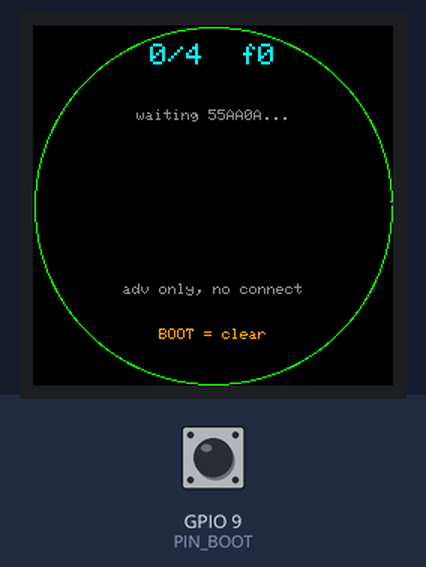
Bench run of a sketch on a simulated ESP32-S3. Shown: 240×240 colour display. The inputs (shaded band) are chosen by the test bench; at power-on: GPIO 9 (PIN_BOOT) HIGH. Nothing arrives over Bluetooth unless stated; what the sketch prints to the serial monitor is not drawn.

Above: at 0.6 s.

The sketch:

id3-tpms-adv.ino
```cpp
/*
 * id3-tpms-adv —— 纯广播解析版
 *
 * 通信格式：本项目实测整理
 *     scanRecord.getBytes() 前 7 字节 = 02 01 06 03 03 B0 FB
 *     voltage     = b[4] * 0.01 + 1.22
 *     pressure    = b[5] * 3.144 kPa ; 若 b[10]==1 → (b[5]+256)*3.144
 *     temperature = b[6] - 55
 *     state       = b[7]
 *     ID          = b[18] b[17] b[16]
 *
 * 因此：完全不需要连接，扫描广播即可。
 */

#define LGFX_USE_V1
#include <LovyanGFX.hpp>
#include <Arduino.h>
#include <BLEDevice.h>
#include <BLEScan.h>
#include <BLEAdvertisedDevice.h>

#define PIN_LCD_SCLK 6
#define PIN_LCD_MOSI 7
#define PIN_LCD_DC   2
#define PIN_LCD_CS   10
#define PIN_LCD_BL   3
#define PIN_BOOT     9

class LGFX : public lgfx::LGFX_Device {
  lgfx::Panel_GC9A01 _panel;
  lgfx::Bus_SPI      _bus;
  lgfx::Light_PWM    _light;
 public:
  LGFX() {
    { auto c = _bus.config();
      c.spi_host = SPI2_HOST; c.spi_mode = 0;
      c.freq_write = 40000000; c.freq_read = 16000000;
      c.pin_sclk = PIN_LCD_SCLK; c.pin_mosi = PIN_LCD_MOSI;
      c.pin_miso = -1; c.pin_dc = PIN_LCD_DC;
      _bus.config(c); _panel.setBus(&_bus); }
    { auto c = _panel.config();
      c.pin_cs = PIN_LCD_CS; c.pin_rst = -1;
      c.panel_width = 240; c.panel_height = 240;
      c.readable = false; c.invert = true; c.rgb_order = false;
      _panel.config(c); }
    { auto c = _light.config();
      c.pin_bl = PIN_LCD_BL; c.freq = 12000; c.pwm_channel = 0;
      _light.config(c); _panel.setLight(&_light); }
    setPanel(&_panel);
  }
};
static LGFX lcd;

struct W {
  bool has;
  char id[8];
  char mac[18];
  float kPa, tempC, volt;
  uint8_t state;
  int8_t rssi;
  uint32_t at;
  uint32_t cnt;
};
static W g_w[4];
static uint8_t g_nw = 0;
static uint32_t g_frames = 0;
static char g_lastHex[52] = {0};
static char g_lastId[8] = {0};

static void fitted(const char* s, int y, uint16_t fg, uint8_t size = 1) {
  const int R = 114;
  int dy = y + 3 - 120;
  int r2 = R * R - dy * dy;
  if (r2 <= 0) return;
  int half = (int)sqrt((double)r2);
  int maxChars = (half * 2 - 10) / (6 * size);
  if (maxChars <= 0) return;
  char buf[64];
  size_t n = strlen(s);
  if ((int)n > maxChars) n = (size_t)maxChars;
  if (n >= sizeof(buf)) n = sizeof(buf) - 1;
  memcpy(buf, s, n); buf[n] = 0;
  lcd.setTextDatum(textdatum_t::middle_center);
  lcd.setTextSize(size);
  lcd.setTextColor(fg, TFT_BLACK);
  lcd.drawString(buf, 120, y);
}

static void draw() {
  lcd.fillScreen(TFT_BLACK);
  lcd.drawArc(120, 120, 119, 119, 0, 359, g_nw ? 0x07E0 : 0xB01FE0);
  char h[20];
  snprintf(h, sizeof(h), "%u/%u  f%lu", g_nw, 4, (unsigned long)g_frames);
  fitted(h, 20, 0x07FF, 2);

  for (int i = 0; i < g_nw && i < 4; i++) {
    char l[36];
    float bar = g_w[i].kPa / 100.0f;
    snprintf(l, sizeof(l), "%s %.2fbar %.0fC", g_w[i].id, bar, g_w[i].tempC);
    uint16_t col = (bar < 2.0f) ? 0xF800 : (bar < 2.2f ? 0xFD20 : 0xFFFF);
    fitted(l, 46 + i * 15, col);
  }
  if (g_nw == 0) fitted("waiting 55AA0A...", 60, 0x8C71);

  if (g_lastHex[0]) { fitted(g_lastHex, 112, 0xFFE0); fitted(g_lastHex + 26, 126, 0xFFE0); }
  fitted("adv only, no connect", 176, 0x8C71);
  fitted("BOOT = clear", 206, 0xFD20);
}

static void handleAdv(const uint8_t* p, size_t n, const char* mac, int8_t rssi) {
  // 实测：前 7 字节必须是 02 01 06 03 03 B0 FB
  if (n < 26) return;
  if (!(p[0] == 0x02 && p[1] == 0x01 && p[2] == 0x06 &&
        p[3] == 0x03 && p[4] == 0x03 && p[5] == 0xB0 && p[6] == 0xFB)) return;

  const uint8_t* d = p + 7;      // 19 字节载荷
  float volt  = (float)d[4] * 0.01f + 1.22f;
  float tempC = (float)d[6] - 55.0f;
  float kPa   = (float)d[5] * 3.144f;
  if (d[10] == 1) kPa = ((float)d[5] + 256.0f) * 3.144f;
  uint8_t state = d[7];
  char id[8];
  snprintf(id, sizeof(id), "%02X%02X%02X", d[18], d[17], d[16]);

  g_frames++;
  size_t k = 0;
  for (size_t i = 0; i < 19 && k + 3 < sizeof(g_lastHex); i++)
    k += snprintf(g_lastHex + k, sizeof(g_lastHex) - k, "%02X", d[i]);
  snprintf(g_lastId, sizeof(g_lastId), "%s", id);
  Serial.printf("[ADV] id=%s %.2fbar %.0fC %.2fV st=%u rssi=%d payload=%s\r\n",
                id, kPa / 100.0f, tempC, volt, state, (int)rssi, g_lastHex);

  int slot = -1;
  for (int i = 0; i < g_nw; i++) if (strcmp(g_w[i].id, id) == 0) { slot = i; break; }
  if (slot < 0) {
    if (g_nw < 4) { slot = g_nw++; memset(&g_w[slot], 0, sizeof(W)); }
    else slot = 3;
  }
  W& w = g_w[slot];
  w.has = true;
  snprintf(w.id, sizeof(w.id), "%s", id);
  snprintf(w.mac, sizeof(w.mac), "%s", mac);
  w.kPa = kPa; w.tempC = tempC; w.volt = volt; w.state = state;
  w.rssi = rssi; w.at = millis(); w.cnt++;
  draw();
}

class CB : public BLEAdvertisedDeviceCallbacks {
  void onResult(BLEAdvertisedDevice dev) {
    size_t plen = 0; const uint8_t* pl = nullptr;
#if defined(ESP_ARDUINO_VERSION_MAJOR) && ESP_ARDUINO_VERSION_MAJOR >= 3
    std::string s = dev.getPayload(); plen = s.size(); pl = (const uint8_t*)s.data();
#else
    plen = dev.getPayloadLength(); pl = dev.getPayload();
#endif
    handleAdv(pl, plen, dev.getAddress().toString().c_str(), (int8_t)dev.getRSSI());
  }
};

void setup() {
  Serial.begin(115200);
  delay(300);
  pinMode(PIN_BOOT, INPUT_PULLUP);
  memset(g_w, 0, sizeof(g_w));
  lcd.init();
  lcd.setBrightness(255);
  draw();
  Serial.printf("\r\n=== adv parser ===\r\n");
  BLEDevice::init("id3-tpms-adv");
  BLEScan* sc = BLEDevice::getScan();
  sc->setAdvertisedDeviceCallbacks(new CB(), true);
  sc->setActiveScan(true);
  sc->setInterval(100);
  sc->setWindow(90);
}

void loop() {
  BLEDevice::getScan()->start(1);
  BLEDevice::getScan()->clearResults();

  static bool lastBtn = false;
  bool btn = (digitalRead(PIN_BOOT) == LOW);
  if (btn && !lastBtn) { memset(g_w, 0, sizeof(g_w)); g_nw = 0; g_frames = 0; g_lastHex[0] = 0; draw(); }
  lastBtn = btn;

  static uint32_t t = 0;
  if (millis() - t > 700) { t = millis(); draw(); }
  delay(5);
}
```
